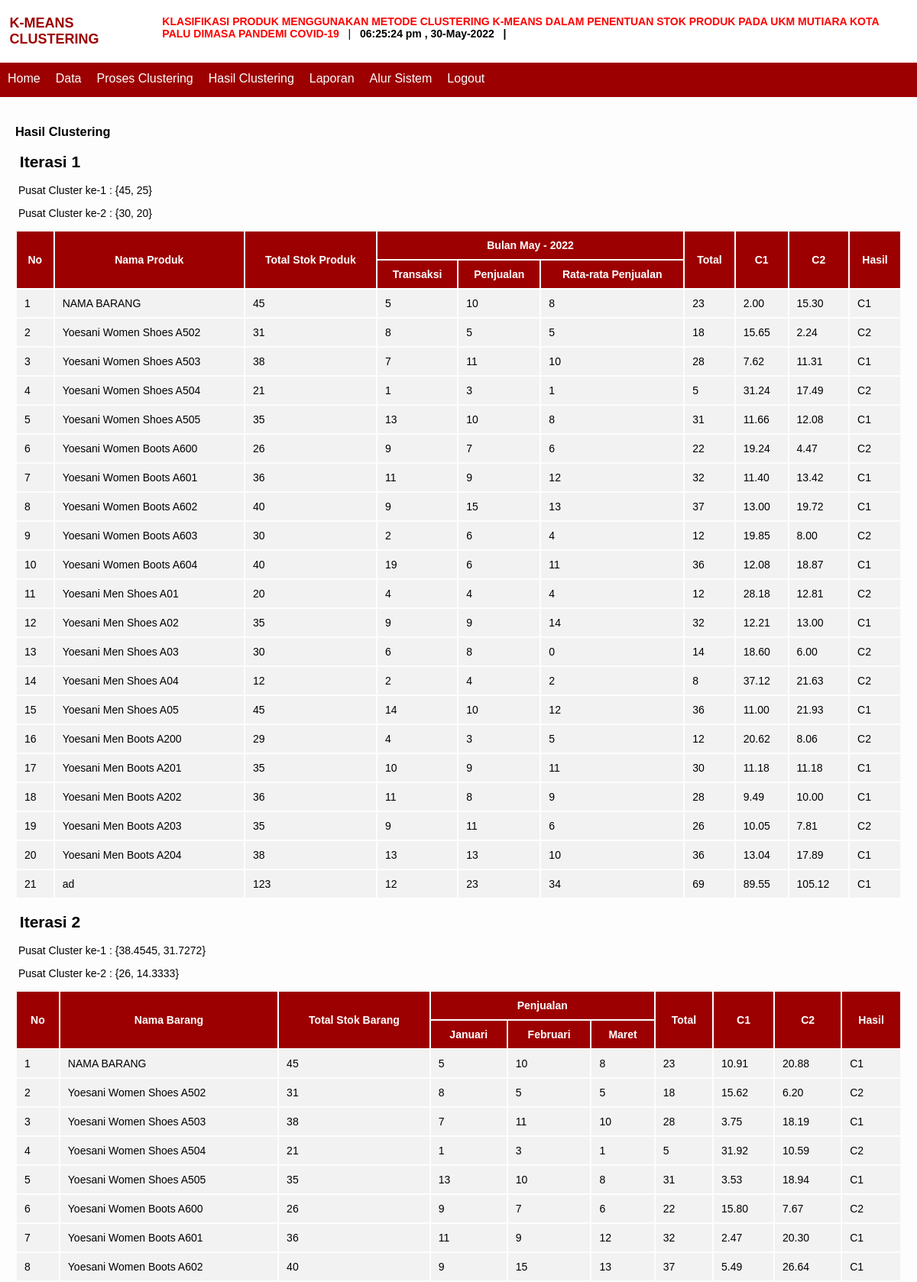
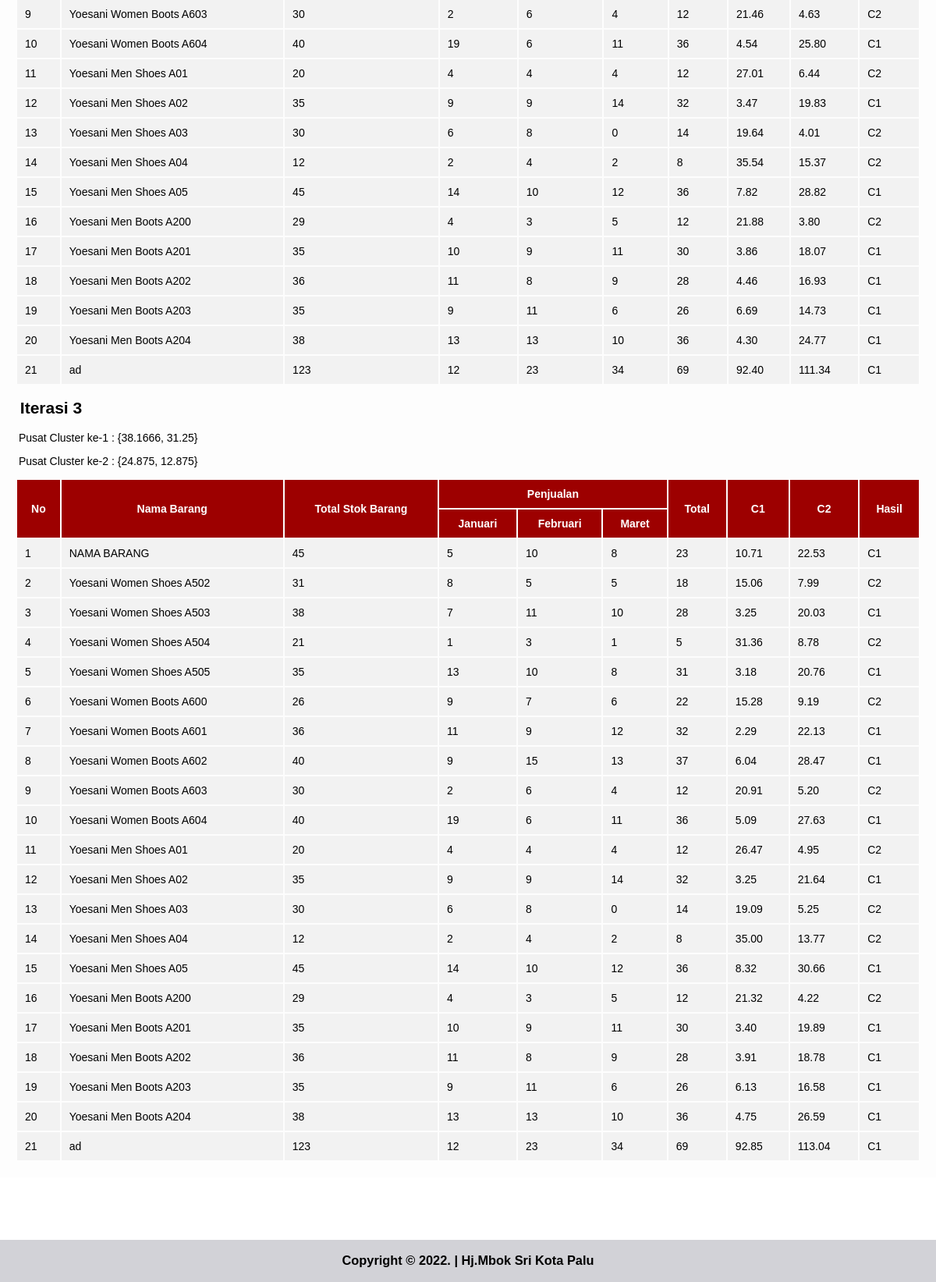
Screenshot of /index.php?module=hasil (signed in) with the database file from the repository (2 pictures, top to bottom).
### tables this page shows
CREATE TABLE `hasil` (
  `id_hasil` int(11) NOT NULL,
  `c1` int(2) NOT NULL,
  `c2` int(4) NOT NULL,
  `c1y` int(2) NOT NULL,
  `c2y` int(4) NOT NULL
);

CREATE TABLE `data` (
  `id` int(11) NOT NULL,
  `nmb` varchar(25) NOT NULL,
  `stok` int(2) NOT NULL,
  `jan` int(2) NOT NULL,
  `feb` int(2) NOT NULL,
  `mar` int(2) NOT NULL
);

### hasil.php (the view, shortened to what this page needs)
<div class="span12">
          <div class="widget widget-nopad">
<?php
switch(@$_GET['act']){
default:
?>
<div class="widget-header"> <i class="icon-list-alt"></i>
              <h3>Hasil Clustering</h3>
            </div>
            <div class="widget-content">
              <?php
			  $sql_edit = mysql_query("SELECT * FROM hasil WHERE id_hasil='1'");
$row =  mysql_fetch_array($sql_edit);
				$px1=$row['c1'];
				$py1=$row['c2'];
				$px2=$row['c1y'];
				$py2=$row['c2y'];
				$it=1;
				echo"<h2>&nbsp;Iterasi $it</h2>";
				echo'<p>&nbsp;Pusat Cluster ke-1 : {'.$px1.', '.$py1.'}</p>';
				echo'<p>&nbsp;Pusat Cluster ke-2 : {'.$px2.', '.$py2.'}</p>';
				?>
			<div class="widget big-stats-container">
				<div class="shortcuts">
				<table class="table table-striped table-bordered table-hover">
				<thead>
                    <tr>
						<th rowspan=2>No</th>
                        <th rowspan=2>Nama Produk</th>
                        <th rowspan=2>Total Stok Produk</th>
                        <th colspan=3><center>Bulan <?php echo date('M - Y') ?></center></th>
                        <th rowspan=2>Total</th>
                        <th rowspan=2>C1</th>
                        <th rowspan=2>C2</th>
                        <th rowspan=2>Hasil</th>
                    </tr>
					<tr>
						<th>Transaksi</th>
						<th>Penjualan</th>
						<th>Rata-rata Penjualan</th>
					</tr>
                </thead>
				<tbody>
				<?php
				$no=1;
				$q=mysql_query("select * from data order by id asc");
				while($r=mysql_fetch_array($q)){
				$sub=$r['jan']+$r['feb']+$r['mar'];
				echo"
				<tr>
					<td>$no</td>
					<td>$r[nmb]</td>
					<td>$r[stok]</td>
					<td>$r[jan]</td>
					<td>$r[feb]</td>
					<td>$r[mar]</td>
					<td>$sub</td>";
				$c1=sqrt((pow(($r['stok']-$px1),2))+(pow(($sub-$py1),2)));
				$c2=sqrt((pow(($r['stok']-$px2),2))+(pow(($sub-$py2),2)));
				$min=min($c1,$c2);
				if($c1==$min){
					$ketmin="C1";
				}elseif($c2==$min){
					$ketmin="C2";
				}
				echo"<td>".number_format($c1,2)."</td>
					<td>".number_format($c2,2)."</td>
					<td>$ketmin</td>
				</tr>
				";
				$no++;
				}
				?>
				</tbody>
			</table>
				</div>
              </div>
			  <?php
				$px1=38.4545;
				$py1=31.7272;
				$px2=26;
				$py2=14.3333;
				$it++;
				echo"<h2>&nbsp;Iterasi $it</h2>";
				echo'<p>&nbsp;Pusat Cluster ke-1 : {'.$px1.', '.$py1.'}</p>';
				echo'<p>&nbsp;Pusat Cluster ke-2 : {'.$px2.', '.$py2.'}</p>';
				?>
			<div class="widget big-stats-container">
				<div class="shortcuts">
				<table class="table table-striped table-bordered table-hover">
				<thead>
                    <tr>
						<th rowspan=2>No</th>
                        <th rowspan=2>Nama Barang</th>
                        <th rowspan=2>Total Stok Barang</th>
                        <th colspan=3><center>Penjualan</center></th>
                        <th rowspan=2>Total</th>
                        <th rowspan=2>C1</th>
                        <th rowspan=2>C2</th>
                        <th rowspan=2>Hasil</th>
                    </tr>
					<tr>
						<th>Januari</th>
						<th>Februari</th>
						<th>Maret</th>
					</tr>
                </thead>
				<tbody>
				<?php
				$no=1;
				$q=mysql_query("select * from data order by id asc");
				while($r=mysql_fetch_array($q)){
				$sub=$r['jan']+$r['feb']+$r['mar'];
				echo"
				<tr>
					<td>$no</td>
					<td>$r[nmb]</td>
					<td>$r[stok]</td>
					<td>$r[jan]</td>
					<td>$r[feb]</td>
					<td>$r[mar]</td>
					<td>$sub</td>";
				$c1=sqrt((pow(($r['stok']-$px1),2))+(pow(($sub-$py1),2)));
				$c2=sqrt((pow(($r['stok']-$px2),2))+(pow(($sub-$py2),2)));
				$min=min($c1,$c2);
				if($min==$c1){
					$ketmin="C1";
				}else{
					$ketmin="C2";
				}
				echo"<td>".number_format($c1,2)."</td>
					<td>".number_format($c2,2)."</td>
					<td>$ketmin</td>
				</tr>
				";
				$no++;
				}
				?>
				</tbody>
			</table>
				</div>
              </div>
			  <?php
				$px1=38.1666;
				$py1=31.25;
				$px2=24.875;
				$py2=12.875;
				$it++;
				echo"<h2>&nbsp;Iterasi $it</h2>";
				echo'<p>&nbsp;Pusat Cluster ke-1 : {'.$px1.', '.$py1.'}</p>';
				echo'<p>&nbsp;Pusat Cluster ke-2 : {'.$px2.', '.$py2.'}</p>';
				?>
			<div class="widget big-stats-container">
				<div class="shortcuts">
				<table class="table table-striped table-bordered table-hover">
				<thead>
                    <tr>
						<th rowspan=2>No</th>
                        <th rowspan=2>Nama Barang</th>
                        <th rowspan=2>Total Stok Barang</th>
                        <th colspan=3><center>Penjualan</center></th>
                        <th rowspan=2>Total</th>
                        <th rowspan=2>C1</th>
                        <th rowspan=2>C2</th>
                        <th rowspan=2>Hasil</th>
                    </tr>
					<tr>
						<th>Januari</th>
						<th>Februari</th>
						<th>Maret</th>
					</tr>
                </thead>
				<tbody>
				<?php
				$no=1;
				$q=mysql_query("select * from data order by id asc");
				while($r=mysql_fetch_array($q)){
				$sub=$r['jan']+$r['feb']+$r['mar'];
				echo"
				<tr>
					<td>$no</td>
					<td>$r[nmb]</td>
					<td>$r[stok]</td>
					<td>$r[jan]</td>
					<td>$r[feb]</td>
					<td>$r[mar]</td>
					<td>$sub</td>";
				$c1=sqrt((pow(($r['stok']-$px1),2))+(pow(($sub-$py1),2)));
				$c2=sqrt((pow(($r['stok']-$px2),2))+(pow(($sub-$py2),2)));
				$min=min($c1,$c2);
				if($min==$c1){
					$ketmin="C1";
				}else{
					$ketmin="C2";
				}
				echo"<td>".number_format($c1,2)."</td>
					<td>".number_format($c2,2)."</td>
					<td>$ketmin</td>
				</tr>
				";
				$no++;
				}
				?>
				</tbody>
			</table>
				</div>
              </div>
            </div>
<?php
break;
?>
<?php
}
?>
          </div>
        </div>

### index.php (shortened to what this page needs)
<?php
if(!empty($_SESSION["useradmin"]) && !empty($_SESSION["passadmin"])){
?>
<!DOCTYPE html PUBLIC "-//W3C//DTD XHTML 1.0 Transitional//EN" "http://www.w3.org/TR/xhtml1/DTD/xhtml1-transitional.dtd">
<html xmlns="http://www.w3.org/1999/xhtml">
<head>
<link rel="stylesheet" type="text/css" href="style.css" />
</head>
<body>
<div class="container1">
  <div class="grid">
    <div class="dh2"><b>
    	<span style="color:#9D0000; font-size:18px;"> K-MEANS
    		<strong>CLUSTERING</strong>
    	</span>
    </b></div>
	<div class="dh10">
		<marquee scrolldelay="100"><b><font color="red">KLASIFIKASI PRODUK MENGGUNAKAN METODE CLUSTERING
K-MEANS DALAM PENENTUAN STOK PRODUK PADA UKM MUTIARA KOTA PALU DIMASA PANDEMI COVID-19
</font></b> &nbsp;&nbsp;|&nbsp;&nbsp;<b><?php date_default_timezone_set('Asia/Jakarta'); echo date(" h:i:s a , d-M-Y"); ?>
		&nbsp;&nbsp;|&nbsp;&nbsp;</b></marquee>
	</div>
  </div>
</div>
<div class="container2">
  <ul id="menu" >
	<li><a href="?module=home">Home</a></li>
	<li><a href="?module=data">Data</a></li>
	<li><a href="?module=data_proses">Proses Clustering</a></li>
	<li><a href="?module=hasil">Hasil Clustering</a></li>
	<li><a href="?module=laporan">Laporan</a></li>
	<li><a href="?module=alur">Alur Sistem</a></li>
	<li><a href="?module=logout">Logout</a></li>
  </ul>
</div>
<div class="container5" style="padding:0px 20px;">
  <div class="grid">
  <?php
	include"content.php";
  ?>
  </div>
</div>
<br><br><br><br><br>
	<?php include"footer.php"; ?>
</body>
</html>
<?php
}else{
	include "login.php";
}
?>

### content.php
<?php
if(!empty($_GET["module"])){
	include_once($_GET["module"].".php");
}else{
	include"home.php";
}
?>

### footer.php
<div class="container2" style="border:1px solid #d2d2d7; background-color:#d2d2d7;">
	<center><h3><b>Copyright © <?php echo date('Y') ?>. | Hj.Mbok Sri Kota Palu</b></h3></center>
</div>

### style.css (style rules this page uses)
body { font-family:"Arial"; font-size:14px; padding-left:0px; padding-right:0px; width:100%; padding-top:0px; margin:0px; }
.container1 { background-color:#FFFFFF; }
.container2 { background-color:#9D0000; }
.container5 { background-color:#FDFDFD; }
.grid { width:100%; padding-top:20px; padding-bottom:20px; overflow:hidden; }
.dh2 { width:14.58%; }
.dh10 { width:81.25%; }
.dh1, .dh2, .dh3, .dh4, .dh5, .dh6, .dh7, .dh8, .dh9, .dh10, .dh11, .dh12 { float:left; display:inline; margin:0 1.04%; }
ul#menu { margin:0px; padding:0px; list-style-type:none; width:auto; height:45px; display:block; position:relative; font-size:16px; background-color:#9D0000; }
ul#menu li { display:block; float:left; margin:0px; padding:0px; }
ul#menu li a { float:left; color:#FFFFFF; text-decoration:none; padding:12px 10px 3px 10px; height:30px; background-color:#9D0000; width:auto; }
table { width:100%; }
th { text-align:center; padding:10px; background-color:#9D0000; color:#FFFFFF; font-family:Arial; font-size:14px; }
td { padding:10px; background-color:#F2F2F2; font-size:14px; }
a { color:#9D0000; text-decoration:none; }

### rows the page displays
hasil: c1 "45", c2 "25", c1y "30", c2y "20"
data: nmb "NAMA BARANG", stok "45", jan "5", feb "10", mar "8", sub "23", c1 "2.00", c2 "15.30", ketmin "C1", c1 "10.91", c2 "20.88", c1 "10.71", c2 "22.53"
data: nmb "Yoesani Women Shoes A502", stok "31", jan "8", feb "5", mar "5", sub "18", c1 "15.65", c2 "2.24", ketmin "C2", c1 "15.62", c2 "6.20", c1 "15.06", c2 "7.99"
data: nmb "Yoesani Women Shoes A503", stok "38", jan "7", feb "11", mar "10", sub "28", c1 "7.62", c2 "11.31", ketmin "C1", c1 "3.75", c2 "18.19", c1 "3.25", c2 "20.03"
data: nmb "Yoesani Women Shoes A504", stok "21", jan "1", feb "3", mar "1", sub "5", c1 "31.24", c2 "17.49", ketmin "C2", c1 "31.92", c2 "10.59", c1 "31.36", c2 "8.78"
data: nmb "Yoesani Women Shoes A505", stok "35", jan "13", feb "10", mar "8", sub "31", c1 "11.66", c2 "12.08", ketmin "C1", c1 "3.53", c2 "18.94", c1 "3.18", c2 "20.76"
data: nmb "Yoesani Women Boots A600", stok "26", jan "9", feb "7", mar "6", sub "22", c1 "19.24", c2 "4.47", ketmin "C2", c1 "15.80", c2 "7.67", c1 "15.28", c2 "9.19"
data: nmb "Yoesani Women Boots A601", stok "36", jan "11", feb "9", mar "12", sub "32", c1 "11.40", c2 "13.42", ketmin "C1", c1 "2.47", c2 "20.30", c1 "2.29", c2 "22.13"
data: nmb "Yoesani Women Boots A602", stok "40", jan "9", feb "15", mar "13", sub "37", c1 "13.00", c2 "19.72", ketmin "C1", c1 "5.49", c2 "26.64", c1 "6.04", c2 "28.47"
data: nmb "Yoesani Women Boots A603", stok "30", jan "2", feb "6", mar "4", sub "12", c1 "19.85", c2 "8.00", ketmin "C2", c1 "21.46", c2 "4.63", c1 "20.91", c2 "5.20"
data: nmb "Yoesani Women Boots A604", stok "40", jan "19", feb "6", mar "11", sub "36", c1 "12.08", c2 "18.87", ketmin "C1", c1 "4.54", c2 "25.80", c1 "5.09", c2 "27.63"
data: nmb "Yoesani Men Shoes A01", stok "20", jan "4", feb "4", mar "4", sub "12", c1 "28.18", c2 "12.81", ketmin "C2", c1 "27.01", c2 "6.44", c1 "26.47", c2 "4.95"
data: nmb "Yoesani Men Shoes A02", stok "35", jan "9", feb "9", mar "14", sub "32", c1 "12.21", c2 "13.00", ketmin "C1", c1 "3.47", c2 "19.83", c1 "3.25", c2 "21.64"
data: nmb "Yoesani Men Shoes A03", stok "30", jan "6", feb "8", mar "0", sub "14", c1 "18.60", c2 "6.00", ketmin "C2", c1 "19.64", c2 "4.01", c1 "19.09", c2 "5.25"
data: nmb "Yoesani Men Shoes A04", stok "12", jan "2", feb "4", mar "2", sub "8", c1 "37.12", c2 "21.63", ketmin "C2", c1 "35.54", c2 "15.37", c1 "35.00", c2 "13.77"
data: nmb "Yoesani Men Shoes A05", stok "45", jan "14", feb "10", mar "12", sub "36", c1 "11.00", c2 "21.93", ketmin "C1", c1 "7.82", c2 "28.82", c1 "8.32", c2 "30.66"
data: nmb "Yoesani Men Boots A200", stok "29", jan "4", feb "3", mar "5", sub "12", c1 "20.62", c2 "8.06", ketmin "C2", c1 "21.88", c2 "3.80", c1 "21.32", c2 "4.22"
data: nmb "Yoesani Men Boots A201", stok "35", jan "10", feb "9", mar "11", sub "30", c1 "11.18", c2 "11.18", ketmin "C1", c1 "3.86", c2 "18.07", c1 "3.40", c2 "19.89"
data: nmb "Yoesani Men Boots A202", stok "36", jan "11", feb "8", mar "9", sub "28", c1 "9.49", c2 "10.00", ketmin "C1", c1 "4.46", c2 "16.93", c1 "3.91", c2 "18.78"
data: nmb "Yoesani Men Boots A203", stok "35", jan "9", feb "11", mar "6", sub "26", c1 "10.05", c2 "7.81", ketmin "C2", c1 "6.69", c2 "14.73", ketmin "C1", c1 "6.13", c2 "16.58"
data: nmb "Yoesani Men Boots A204", stok "38", jan "13", feb "13", mar "10", sub "36", c1 "13.04", c2 "17.89", ketmin "C1", c1 "4.30", c2 "24.77", c1 "4.75", c2 "26.59"
data: nmb "ad", stok "123", jan "12", feb "23", mar "34", sub "69", c1 "89.55", c2 "105.12", ketmin "C1", c1 "92.40", c2 "111.34", c1 "92.85", c2 "113.04"

### other values shown
$it "1"
$it "2"
$px1 "38.4545"
$py1 "31.7272"
$px2 "26"
$py2 "14.3333"
$it "3"
$px1 "38.1666"
$py1 "31.25"
$px2 "24.875"
$py2 "12.875"
